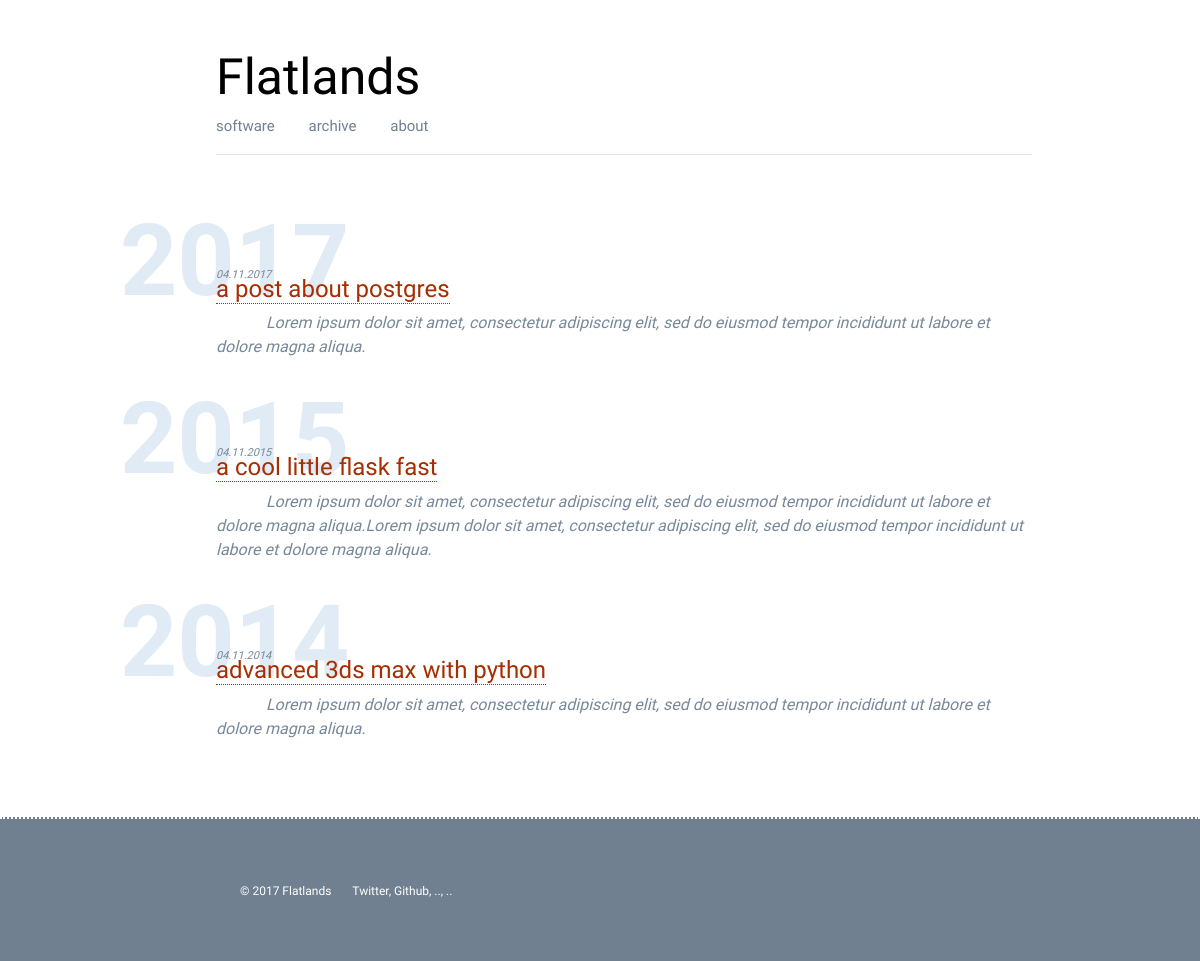
/blog, run on an earlier commit of the app's database.
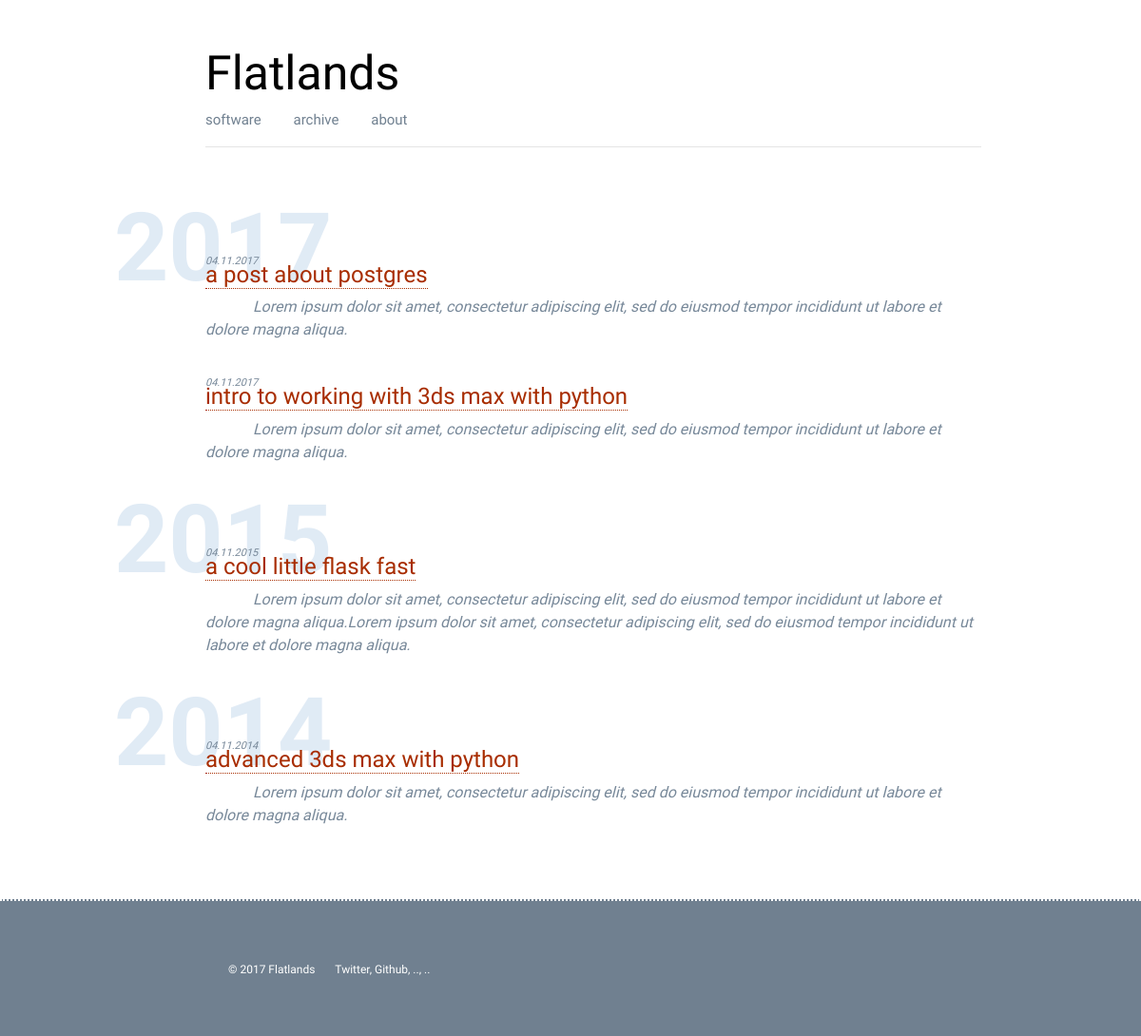
And on a later commit of the database.
### app.py (models this page shows, shortened)
class Post(db.Model):
    id = db.Column(db.Integer, primary_key=True)
    title = db.Column(db.String())
    author = db.Column(db.String())
    tags = db.Column(db.String())
    strap = db.Column(db.String())
    content = db.Column(db.String())
    pub_date = db.Column(db.String())
    published = db.Column(db.String())

### app.py (the view)
@app.route('/blog')
def blog():
    posts = modules.database.to_json(Post.query.all())
    years = modules.database.get_post_years(posts)
    return render_template('blog.html', posts=posts, years=years)

### modules/database.py (called while the page is built)
def to_json(results):
    result = {}
    item = {}
    count = 1
    for row in results:
        for k, v in row.__dict__.items():
            if not k.startswith('_') and k != 'id':
                item[k] = v
        result[count] = item
        count += 1
        item = {}
    return result

def get_post_years(posts=None):
    years = []
    for code, data in posts.items():
        day, month, year = data['pub_date'].split('.')
        years.append(year)
    return sorted(list(set(years)), reverse=True)

### templates/blog.html
{% extends "base.html" %}
{% block content %}
{% for year in years %}
<div class="section-head"><h4>{{ year }}</h4></div>
    {% for code, data in posts.items() %}
        {% if data.pub_date.endswith(year) and data.published != 'False' %}
            <div class="blog-post">
                <small>{{data.pub_date}}</small>
                <h4><a href="/blog/{{ data.title|replace(" ", "-") }}">{{data.title}}</a></h4>
                <div class="blog-post-strap">{{data.strap}}</div>
            </div>
        {% endif %}
    {% endfor %}
{% endfor %}
{% endblock %}

### templates/base.html (shortened to what this page needs)
<!doctype html>
<html lang="en">
  <head>
    <link rel="stylesheet" href="https://maxcdn.bootstrapcdn.com/bootstrap/4.0.0-beta.2/css/bootstrap.min.css">
    <link rel="stylesheet" type="text/css" href="{{ url_for('static', filename='css/main.css') }}">
  </head>
  <body>
    <div class="main-content">
      {% include 'header.html' %}
      {% block content %}
      {% endblock %}
    </div>
    {% include 'footer.html' %}
  </body>
</html>

### templates/header.html
<div class="header">
<div class="title"><a href="/blog">Flatlands</a></div>
<div class="header-nav">
  <a href="/software">software</a>
  <a href="/blog">archive</a>
  <a href="/about">about</a>
</div>
<hr>
</div>

### templates/footer.html
<p style="height:40px;"></p>
<div class="footer">
    <div class="footer-detail">
        <small>© 2017 Flatlands &ensp; &ensp;
            <a href="">Twitter</a>,
            <a href="">Github</a>,
            <a href="">..</a>,
            <a href="">..</a>
        </small>
    </div>
</div>

### static/css/main.css (style rules this page uses)
body { margin: 0; font-family: 'Maven Pro', sans-serif; }
.header { padding-bottom: 30px; padding-top: 40px; padding-left: 10%; padding-right: 5%; }
.header a { color: black; text-decoration: none; }
.title { font-size: 50px; }
.header-nav { color: slategray; word-spacing: 30px; font-size: 15px; }
.header-nav a { color: slategray; text-decoration: none; }
.main-content { padding-left: 10%; padding-right: 10%; }
.section-head { color: rgba(0, 92, 173, 0.12); height: 50px; }
.section-head h4 { font-weight: bold; font-size: 100px; }
.blog-post { padding-left: 10%; padding-right: 5%; padding-bottom: 20px; }
.blog-post small { position: relative; top: 10px; color: lightslategray; font-size: 11px; font-style: italic; }
.blog-post-strap { text-indent: 50px; color: lightslategray; font-style: italic; }
.blog-post h4 { color: darkslategray; }
.blog-post a { color: rgb(168, 45, 0); text-decoration: none; border-width: 1px; border-bottom-style: dotted; }
.footer { background-color: slategray; color: white; font-size: 15px; border-width: 2px; border-top-style: dotted; }
.footer-detail { padding-top: 60px; padding-bottom: 60px; padding-left: 20%; padding-right: 20%; }
.footer-detail a { color: white; text-decoration: none; }

What changed in the data, as far as the page shows it:
now on this page (row edited): Post: pub_date "04.11.2017", title "intro to working with 3ds max with python", strap "Lorem ipsum dolor sit amet, consectetur adipiscing elit, sed do eiusmod tempor incididunt ut labore et dolore magna aliqua."
changed Post: published "False" → "True" (drawn)
